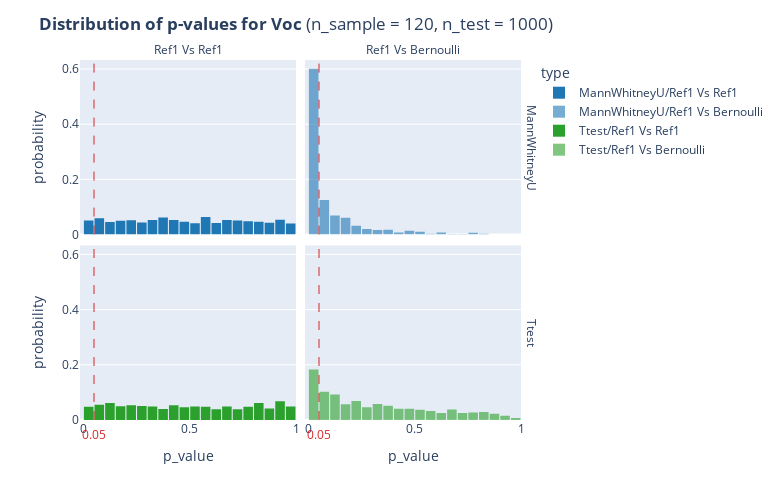

Notebook source saved alongside this figure:
### Markdown cell above
## Voc

### Code cell
calculate_p_values(n_sample=120, n_test=1000, cate_interest='Voc', Halternative = 'greater')

### Figure 1 — Plotly figure (JSON) as saved in the notebook; plotly's stock layout.template omitted (floating-point values rounded to 4 significant figures; data arrays with more than 128 entries replaced by an {"elided": "..."} marker saying what was removed)
{"data": [{"alignmentgroup": "True", "bingroup": "x", "histnorm": "probability", "hovertemplate": "type=MannWhitneyU/Ref1 Vs Ref1<br>test=MannWhitneyU<br>category=Ref1 Vs Ref1<br>p_value=%{x}<br>probability=%{y}<extra></extra>", "legendgroup": "MannWhitneyU/Ref1 Vs Ref1", "marker": {"color": "rgb(31, 119, 180)", "pattern": {"shape": ""}}, "name": "MannWhitneyU/Ref1 Vs Ref1", "offsetgroup": "MannWhitneyU/Ref1 Vs Ref1", "orientation": "v", "showlegend": true, "type": "histogram", "x": {"elided": "1000 float values"}, "xaxis": "x3", "xbins": {"size": 0.05, "start": 0}, "yaxis": "y3"}, {"alignmentgroup": "True", "bingroup": "x", "histnorm": "probability", "hovertemplate": "type=MannWhitneyU/Ref1 Vs Bernoulli<br>test=MannWhitneyU<br>category=Ref1 Vs Bernoulli<br>p_value=%{x}<br>probability=%{y}<extra></extra>", "legendgroup": "MannWhitneyU/Ref1 Vs Bernoulli", "marker": {"color": "rgba(31, 119, 180, 0.6)", "pattern": {"shape": ""}}, "name": "MannWhitneyU/Ref1 Vs Bernoulli", "offsetgroup": "MannWhitneyU/Ref1 Vs Bernoulli", "orientation": "v", "showlegend": true, "type": "histogram", "x": {"elided": "1000 float values"}, "xaxis": "x4", "xbins": {"size": 0.05, "start": 0}, "yaxis": "y4"}, {"alignmentgroup": "True", "bingroup": "x", "histnorm": "probability", "hovertemplate": "type=Ttest/Ref1 Vs Ref1<br>test=Ttest<br>category=Ref1 Vs Ref1<br>p_value=%{x}<br>probability=%{y}<extra></extra>", "legendgroup": "Ttest/Ref1 Vs Ref1", "marker": {"color": "rgb(44, 160, 44)", "pattern": {"shape": ""}}, "name": "Ttest/Ref1 Vs Ref1", "offsetgroup": "Ttest/Ref1 Vs Ref1", "orientation": "v", "showlegend": true, "type": "histogram", "x": {"elided": "1000 float values"}, "xaxis": "x", "xbins": {"size": 0.05, "start": 0}, "yaxis": "y"}, {"alignmentgroup": "True", "bingroup": "x", "histnorm": "probability", "hovertemplate": "type=Ttest/Ref1 Vs Bernoulli<br>test=Ttest<br>category=Ref1 Vs Bernoulli<br>p_value=%{x}<br>probability=%{y}<extra></extra>", "legendgroup": "Ttest/Ref1 Vs Bernoulli", "marker": {"color": "rgba(44, 160, 44, 0.6)", "pattern": {"shape": ""}}, "name": "Ttest/Ref1 Vs Bernoulli", "offsetgroup": "Ttest/Ref1 Vs Bernoulli", "orientation": "v", "showlegend": true, "type": "histogram", "x": {"elided": "1000 float values"}, "xaxis": "x2", "xbins": {"size": 0.05, "start": 0}, "yaxis": "y2"}], "layout": {"annotations": [{"showarrow": false, "text": "Ref1 Vs Ref1", "x": 0.24, "xanchor": "center", "xref": "paper", "y": 1, "yanchor": "bottom", "yref": "paper"}, {"showarrow": false, "text": "Ref1 Vs Bernoulli", "x": 0.74, "xanchor": "center", "xref": "paper", "y": 1, "yanchor": "bottom", "yref": "paper"}, {"showarrow": false, "text": "Ttest", "textangle": 90, "x": 0.98, "xanchor": "left", "xref": "paper", "y": 0.2425, "yanchor": "middle", "yref": "paper"}, {"showarrow": false, "text": "MannWhitneyU", "textangle": 90, "x": 0.98, "xanchor": "left", "xref": "paper", "y": 0.7575, "yanchor": "middle", "yref": "paper"}, {"font": {"color": "rgb(214, 39, 40)", "size": 12}, "showarrow": false, "text": "0.05", "x": 0.05, "xref": "x", "y": -0.07, "yref": "paper"}, {"font": {"color": "rgb(214, 39, 40)", "size": 12}, "showarrow": false, "text": "0.05", "x": 0.05, "xref": "x2", "y": -0.07, "yref": "paper"}], "bargap": 0.1, "barmode": "relative", "height": 500, "legend": {"title": {"text": "type"}, "tracegroupgap": 0}, "margin": {"t": 60}, "shapes": [{"line": {"color": "rgb(214, 39, 40)", "dash": "dash", "width": 1}, "type": "line", "x0": 0.05, "x1": 0.05, "xref": "x", "y0": 0, "y1": 1, "yref": "y domain"}, {"line": {"color": "rgb(214, 39, 40)", "dash": "dash", "width": 1}, "type": "line", "x0": 0.05, "x1": 0.05, "xref": "x2", "y0": 0, "y1": 1, "yref": "y2 domain"}, {"line": {"color": "rgb(214, 39, 40)", "dash": "dash", "width": 1}, "type": "line", "x0": 0.05, "x1": 0.05, "xref": "x3", "y0": 0, "y1": 1, "yref": "y3 domain"}, {"line": {"color": "rgb(214, 39, 40)", "dash": "dash", "width": 1}, "type": "line", "x0": 0.05, "x1": 0.05, "xref": "x4", "y0": 0, "y1": 1, "yref": "y4 domain"}], "title": {"text": "<b>Distribution of p-values for Voc</b> (n_sample = 120, n_test = 1000)"}, "width": 780, "xaxis": {"anchor": "y", "domain": [0, 0.48], "title": {"text": "p_value"}}, "xaxis2": {"anchor": "y2", "domain": [0.5, 0.98], "matches": "x", "title": {"text": "p_value"}}, "xaxis3": {"anchor": "y3", "domain": [0, 0.48], "matches": "x", "showticklabels": false}, "xaxis4": {"anchor": "y4", "domain": [0.5, 0.98], "matches": "x", "showticklabels": false}, "yaxis": {"anchor": "x", "domain": [0, 0.485], "title": {"text": "probability"}}, "yaxis2": {"anchor": "x2", "domain": [0, 0.485], "matches": "y", "showticklabels": false}, "yaxis3": {"anchor": "x3", "domain": [0.515, 1], "matches": "y", "title": {"text": "probability"}}, "yaxis4": {"anchor": "x4", "domain": [0.515, 1], "matches": "y", "showticklabels": false}}}
